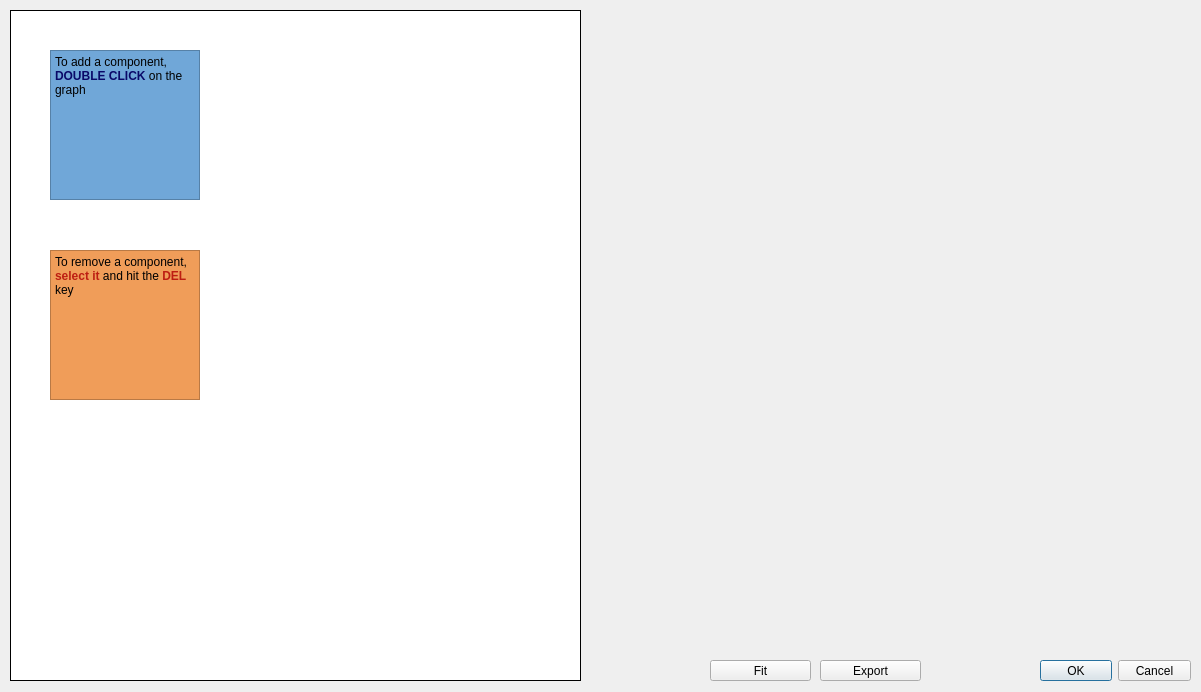
<?xml version="1.0" encoding="UTF-8"?>
<ui version="4.0">
 <class>fitDialog</class>
 <widget class="QDialog" name="fitDialog">
  <property name="windowModality">
   <enum>Qt::ApplicationModal</enum>
  </property>
  <property name="geometry">
   <rect>
    <x>0</x>
    <y>0</y>
    <width>1201</width>
    <height>692</height>
   </rect>
  </property>
  <property name="windowTitle">
   <string>Fit</string>
  </property>
  <widget class="QDialogButtonBox" name="buttonBox">
   <property name="geometry">
    <rect>
     <x>1040</x>
     <y>660</y>
     <width>151</width>
     <height>21</height>
    </rect>
   </property>
   <property name="orientation">
    <enum>Qt::Horizontal</enum>
   </property>
   <property name="standardButtons">
    <set>QDialogButtonBox::Cancel|QDialogButtonBox::Ok</set>
   </property>
  </widget>
  <widget class="PlotWidget" name="graph" native="true">
   <property name="geometry">
    <rect>
     <x>590</x>
     <y>9</y>
     <width>601</width>
     <height>440</height>
    </rect>
   </property>
  </widget>
  <widget class="QTreeView" name="treeView">
   <property name="geometry">
    <rect>
     <x>10</x>
     <y>10</y>
     <width>571</width>
     <height>671</height>
    </rect>
   </property>
   <property name="frameShape">
    <enum>QFrame::Box</enum>
   </property>
   <property name="frameShadow">
    <enum>QFrame::Plain</enum>
   </property>
   <property name="sizeAdjustPolicy">
    <enum>QAbstractScrollArea::AdjustToContents</enum>
   </property>
  </widget>
  <widget class="QPushButton" name="fitButton">
   <property name="geometry">
    <rect>
     <x>710</x>
     <y>660</y>
     <width>101</width>
     <height>21</height>
    </rect>
   </property>
   <property name="text">
    <string>Fit</string>
   </property>
  </widget>
  <widget class="QPushButton" name="exportButton">
   <property name="geometry">
    <rect>
     <x>820</x>
     <y>660</y>
     <width>101</width>
     <height>21</height>
    </rect>
   </property>
   <property name="text">
    <string>Export</string>
   </property>
  </widget>
  <widget class="PlotWidget" name="graph_residuals" native="true">
   <property name="geometry">
    <rect>
     <x>590</x>
     <y>459</y>
     <width>601</width>
     <height>190</height>
    </rect>
   </property>
  </widget>
<widget class="QTextBrowser" name="textAdd">
  <property name="geometry">
    <rect>
      <x>50</x>
      <y>50</y>
      <width>150</width>
      <height>150</height>
    </rect>
  </property>
  <property name="lineWidth">
    <number>1</number>
  </property>
  <property name="styleSheet">
    <string notr="true">QTextBrowser#textAdd { background-color:rgb(112, 167, 216); }</string>
  </property>  
  <property name="html">
    <string>To add a component, &lt;span style=&quot; color:rgb(10, 9, 105); font-weight:bold;&quot;&gt;DOUBLE CLICK&lt;/span&gt; on the graph</string>
  </property>
</widget>
<widget class="QTextBrowser" name="textDel">
  <property name="geometry">
    <rect>
      <x>50</x>
      <y>250</y>
      <width>150</width>
      <height>150</height>
    </rect>
  </property>
  <property name="lineWidth">
    <number>1</number>
  </property>
  <property name="styleSheet">
    <string notr="true">QTextBrowser#textDel { background-color:rgb(240, 157, 89); }</string>
  </property> 
  <property name="html">
    <string>To remove a component, &lt;span style=&quot; color:rgb(189, 30, 18); font-weight:bold;&quot;&gt;select it&lt;/span&gt;
     and hit the &lt;span style=&quot; color:rgb(189, 30, 18); font-weight:bold;&quot;&gt;DEL&lt;/span&gt; key</string>
  </property>
</widget>
 </widget>
 <customwidgets>
  <customwidget>
   <class>PlotWidget</class>
   <extends>QWidget</extends>
   <header>pyqtgraph</header>
   <container>1</container>
  </customwidget>
 </customwidgets>
 <tabstops>
  <tabstop>treeView</tabstop>
 </tabstops>
 <resources/>
 <connections>
  <connection>
   <sender>buttonBox</sender>
   <signal>accepted()</signal>
   <receiver>fitDialog</receiver>
   <slot>accept()</slot>
   <hints>
    <hint type="sourcelabel">
     <x>248</x>
     <y>254</y>
    </hint>
    <hint type="destinationlabel">
     <x>157</x>
     <y>274</y>
    </hint>
   </hints>
  </connection>
  <connection>
   <sender>buttonBox</sender>
   <signal>rejected()</signal>
   <receiver>fitDialog</receiver>
   <slot>reject()</slot>
   <hints>
    <hint type="sourcelabel">
     <x>316</x>
     <y>260</y>
    </hint>
    <hint type="destinationlabel">
     <x>286</x>
     <y>274</y>
    </hint>
   </hints>
  </connection>
 </connections>
</ui>
